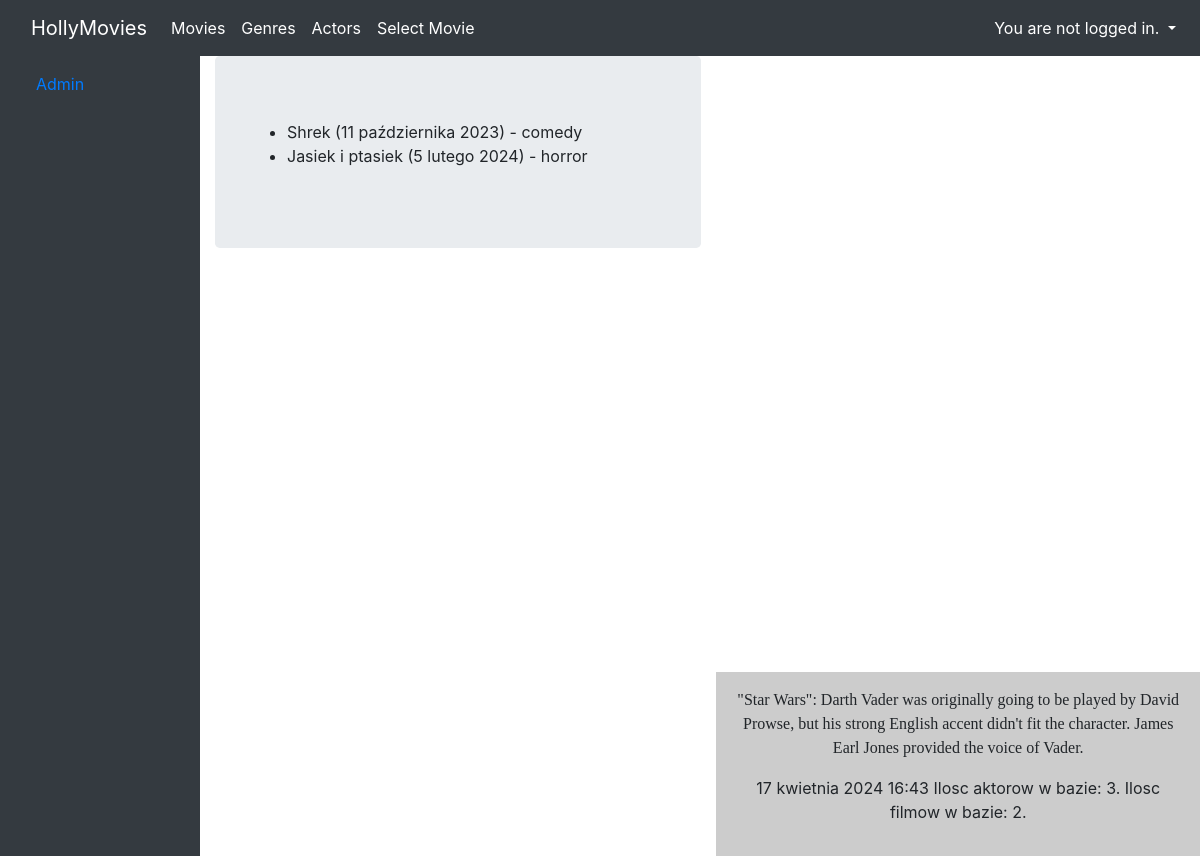
Page /movies/ on the committed database.
### ZajeciaBackendowe2024-main/viewer/models.py (models this page shows, shortened)
class Movie(Model):
    title = CharField(max_length=128)  # TODO: dodac unikalnosc pola title dla wszystkich rekordow
    genre = ForeignKey(Genre, on_delete=DO_NOTHING)
    rating = IntegerField()
    release_date = DateField()
    description = TextField(null=True)
    created_entry = DateTimeField(auto_now_add=True)

class Genre(Model):
    name = CharField(max_length=128)

### ZajeciaBackendowe2024-main/viewer/views.py (the view)
# urls.py: path('movies/', MoviesAllView.as_view(), name='movies'),
class MoviesAllView(ListView):
    template_name = 'movies.html'
    model = Movie

### ZajeciaBackendowe2024-main/viewer/templates/context_processors.py (called while the page is built)
def welcome_message(request):
    return STATIC_STRINGS

def autorzy(request):
    autors = ['Antoni Nieprzegoni',
              'Seweryn Kwaśniewski']
    return {'autors': autors}

def ciekawostki(request):
    return {'ciekawostka': random.choice(CIEKAWOSTKI)}

def data_i_godzina(request):
    return {'current_time_and_date': datetime.datetime.now()}

def num_of_actors_and_movies(request):
    return {'num_of_actors': Actor.objects.count(),
            'num_of_movies': Movie.objects.count()}

### ZajeciaBackendowe2024-main/viewer/templates/movies.html
{% extends "base.html" %}
{% block content %}
    <ul>
        {% for movie in object_list %}
            <li>
                {{ movie.title }} ({{ movie.release_date }}) - {{movie.genre.name}}
            </li>
        {% endfor %}
    </ul>
{% endblock %}

### rows in the picture
Movie: title "Shrek", release_date "11 października 2023", genre.name "comedy"
Movie: title "Jasiek i ptasiek", release_date "5 lutego 2024", genre.name "horror"

### other values in the picture
{{ num_of_actors }} "3"
{{ num_of_movies }} "2"
